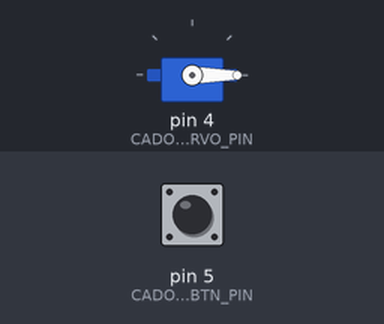
Bench run of a sketch on a simulated Arduino Uno, built with avr-gcc and run on an emulated ATmega328P. Shown: servo. The test bench sets the inputs (shaded band); at power-on: pin 5 (CADOURI_BTN_PIN) HIGH.

Above: at 3.2 s.
3.3 s: pin 5 (CADOURI_BTN_PIN) pulled LOW for 0.15 s
At 3.37 s:
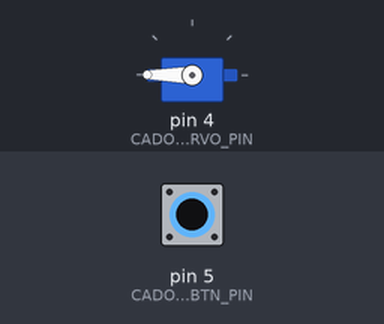
4.9 s: pin 5 (CADOURI_BTN_PIN) pulled LOW for 3.2 s
At 9.4 s:
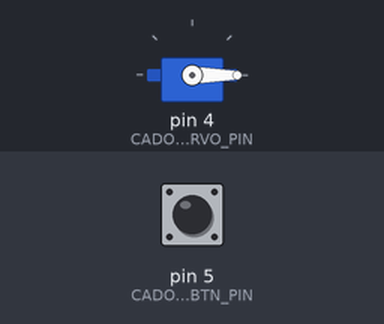
Timing chart, 0 to 10.9 s (numbered marks = the images above; inputs shaded):
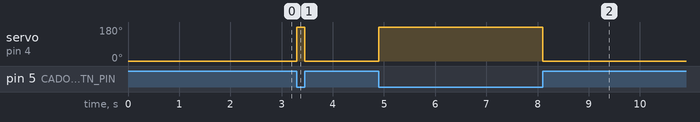

The sketch:

cadouri.ino
```cpp
#include <Wire.h>
#include <Servo.h>

Servo CADOURI_servomotor;

const int CADOURI_SERVO_PIN = 4;
const int CADOURI_BTN_PIN = 5;

int CADOURI_unghi = 0;

void cadouri_surpriza_setup() {
  Serial.begin(9600);
  CADOURI_servomotor.attach(CADOURI_SERVO_PIN);
  CADOURI_servomotor.write(CADOURI_unghi);
  delay(2000);
  pinMode(CADOURI_BTN_PIN, INPUT_PULLUP);

}

void cadouri_surpriza_loop() {
   if (digitalRead(CADOURI_BTN_PIN) == LOW){

    CADOURI_unghi = 180;


  }

  CADOURI_servomotor.write(CADOURI_unghi);

  if (digitalRead(CADOURI_BTN_PIN) == HIGH){

    CADOURI_unghi = 0;

  }

}

void setup() {
  cadouri_surpriza_setup();
}

void loop() {

  cadouri_surpriza_loop();

}
```

Measured:
- after the input at 3.3 s, servo on pin 4 (CADOURI_SERVO_PIN): 0° → 180° at once, → 0° 0.15 s later
- after the input at 4.9 s, servo on pin 4 (CADOURI_SERVO_PIN): 0° → 180° at once, → 0° 3.2 s later
